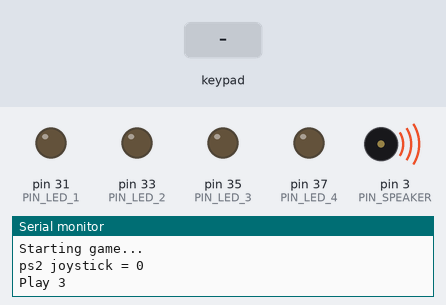
This sketch was run on a simulated Arduino Mega 2560, built with avr-gcc and run on an emulated ATmega2560. Shown: output pins drawn as LEDs (lit = HIGH), buzzer (waves = sounding), the last lines printed to the serial monitor. Dashed ring = blinking. Inputs (shaded band) come from the test bench. Random numbers use the default seed unless the sketch sets one; pins used as bus, display or sensor lines are not drawn.

Above: at 2.7 s.
2.8 s: key 'U' pressed
At 5.2 s:
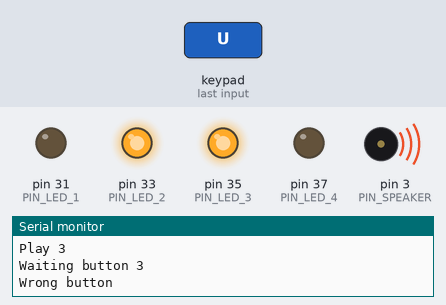
5.8 s: key '+' pressed
At 6.7 s:
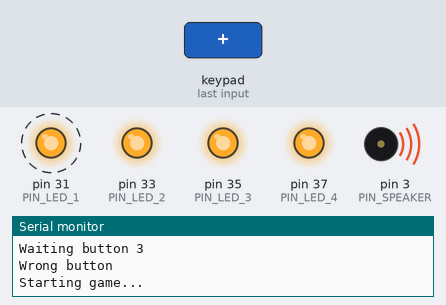
8.8 s: key 'L' pressed
At 12.8 s:
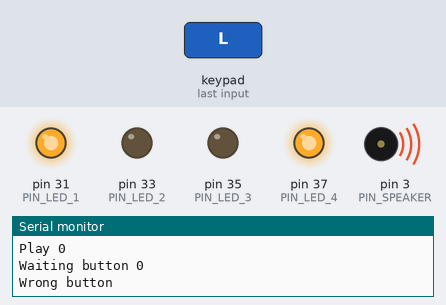
Timing chart, 0 to 17.8 s (numbered marks = the images above; inputs shaded):
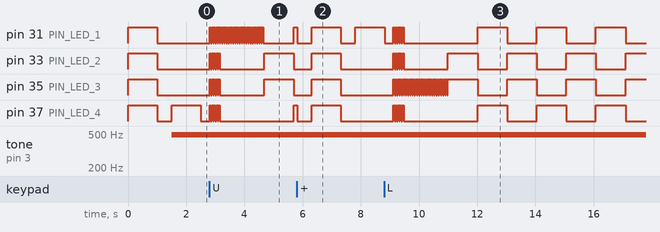

The sketch:

Dpad01.ino
```cpp
/*

Simon Game (Genius, for Brazilian users)
Author: Alex Porto

For more information, please check http://dalpix.com/blog

Notes: This game uses PS2XLib to integrate PlayStation 2 with Arduino.
       This library is was developed by Bill Porter

*/

#include <PS2X_lib.h>

#define MAX_LEDS          4      // Maximum number of leds to play
#define DELAY_PLAY_START  1000   // Initial delay during playtime
#define DELAY_PLAY_MIN    100    // Minimum delay during playtime. Delay will decay down to this value
#define DELAY_PLAY_DECAY  50     // Delay decreasing step.
#define BUTTON_START      255
#define BUTTON_1          0
#define BUTTON_2          1
#define BUTTON_3          2
#define BUTTON_4          3
#define NO_BUTTON         -1

#define PIN_SPEAKER      3
#define PIN_LED_1        31
#define PIN_LED_2        33
#define PIN_LED_3        35
#define PIN_LED_4        37

#define GAMEPAD_CLK      8
#define GAMEPAD_CMD      9
#define GAMEPAD_ATT      10
#define GAMEPAD_DAT      11

#define MAX_SEQUENCE     256

#define TONE_ERROR          956

PS2X ps2x;
byte pin[MAX_LEDS] = {PIN_LED_1, PIN_LED_2, PIN_LED_3, PIN_LED_4};
int play_tones[MAX_LEDS] = {10, 30, 75, 110};
byte sequence[MAX_SEQUENCE];
byte stage;
int wait;

void shuffle()
{
  for (int i=0; i<stage; i++) {
    sequence[i] = random(MAX_LEDS);
  }
}

void play_tone(int tone)
{
  analogWrite(PIN_SPEAKER, tone);
}

void set_all_leds(int state)
{
  for (int i=0; i<MAX_LEDS; i++) {
    digitalWrite(pin[i], state);
  }
}

void blink_all(int count, int time)
{
  for (int i=0; i<count; i++) {
    for (int j=0; j<MAX_LEDS; j++) {
      digitalWrite(pin[j], HIGH);
    }
    delay(time);
    for (int j=0; j<MAX_LEDS; j++) {
      digitalWrite(pin[j], LOW);
    }
    delay(time/2);
  }
}

void blink_one(byte pin_number, int count, int time)
{
  for (int i=0; i<count; i++) {
    digitalWrite(pin[pin_number], HIGH);
    delay(time);
    digitalWrite(pin[pin_number], LOW);
    delay(time/2);
  }
}

void play_sequence()
{
  for (int i=0; i<stage; i++) {
    Serial.print("Play ");
    Serial.print (sequence[i], DEC);
    Serial.println();
    digitalWrite(pin[sequence[i]], HIGH);
    play_tone(play_tones[sequence[i]]);
    delay(wait);
    play_tone(0);
    digitalWrite(pin[sequence[i]], LOW);
    delay(100);
  }
  delay(200);
  blink_all(5, 50);
}

int read_buttons()
{
  ps2x.read_gamepad(false, 0);

  if (ps2x.Button(PSB_START)) return BUTTON_START;
  if (ps2x.Button(PSB_PAD_UP)) return BUTTON_1;
  if (ps2x.Button(PSB_PAD_RIGHT)) return BUTTON_2;
  if (ps2x.Button(PSB_PAD_LEFT)) return BUTTON_3;
  if (ps2x.Button(PSB_PAD_DOWN)) return BUTTON_4;

  return NO_BUTTON;
}

void blink_error(byte pin)
{
  play_tone(255);
  blink_one(pin, 20, 50);
  play_tone(0);
}

boolean get_players_commands()
{
  int seqidx = 0;
  boolean error = false;
  int button;
  do {
    int expected = sequence[seqidx];
    seqidx++;

    unsigned long time = millis() + wait * 2;
    int pressed = 0;
    button = NO_BUTTON;
    Serial.print("Waiting button ");
    Serial.print (expected, DEC);
    Serial.println();
    do {
      if (button == NO_BUTTON) {
        button = read_buttons();
        if (button != NO_BUTTON) {
          if (button == BUTTON_START) {
            Serial.println("restart");
            return false;
          }
          else {
            if (button == expected) {
              play_tone(play_tones[expected]);
              digitalWrite(pin[button], HIGH);
              Serial.println("Correct button");
              time = time - wait; // Doesn't need to wait for player action, so let's just spend the regular time with led lit and sound "sounding" :)
            }
            else {
              Serial.println("Wrong button");
              blink_error(button);
              return false;
            }
          }
        }
      }
      else {
        delay(50);
      }
      Serial.print("time:");
      Serial.print(time, DEC);
      Serial.print(" - ");
      Serial.println(millis(), DEC);
    }
    while (millis() < time);

    if (button == NO_BUTTON) {
      Serial.println("Nobody played.");
      blink_error(expected);
      return false;
    }

    play_tone(0);
    set_all_leds(LOW);
  }
  while (seqidx < stage);

  return true;
}

void initialize()
{
  stage = 1;
  wait = DELAY_PLAY_START;
  randomSeed(millis());
  Serial.println("Starting game...");
  blink_all(1, 1000);
}

void blink_success()
{
  set_all_leds(LOW);
  delay(100);
  for (int i=0; i<3; i++) {
    for (int j=0; j<MAX_LEDS;j++) {
      blink_one(j, 1, 50);
    }
  }
  set_all_leds(LOW);
  delay(500);
}

void show_demo()
{
  boolean light = true;
  int light_counter = 0;
  do {
    if (light) {
      digitalWrite(pin[0], LOW);
      digitalWrite(pin[1], HIGH);
      digitalWrite(pin[2], HIGH);
      digitalWrite(pin[3], LOW);
      //set_all_leds(HIGH);
    } else {
      digitalWrite(pin[0], HIGH);
      digitalWrite(pin[1], LOW);
      digitalWrite(pin[2], LOW);
      digitalWrite(pin[3], HIGH);
      //set_all_leds(LOW);
    }
    delay(20);
    light_counter++;
    if (light_counter == 50) {
      light_counter = 0;
      light = !light;
    }
  } while (read_buttons() != BUTTON_START);
  set_all_leds(LOW);
  delay(500);
}

void setup() {
  Serial.begin(9600);

  for (int i=0; i<MAX_LEDS; i++) {
    pinMode(pin[i], OUTPUT);
  }
  pinMode(PIN_SPEAKER, OUTPUT);

  initialize();
  stage=0;

  int error = ps2x.config_gamepad(GAMEPAD_CLK, GAMEPAD_CMD, GAMEPAD_ATT, GAMEPAD_DAT,false,false);
  Serial.print("ps2 joystick = ");
  Serial.println(error);

}

void loop() {
  stage++;
  if (stage == (MAX_SEQUENCE)-1) {
    initialize();
  }

  set_all_leds(0);
  shuffle();
  play_sequence();
  if (get_players_commands()) {
    blink_success();
    wait -= DELAY_PLAY_DECAY;
    if (wait < DELAY_PLAY_MIN) {
      wait = DELAY_PLAY_MIN;
    }
  }
  else {
    show_demo();
    stage = (MAX_SEQUENCE)-2;
  }
}
```
